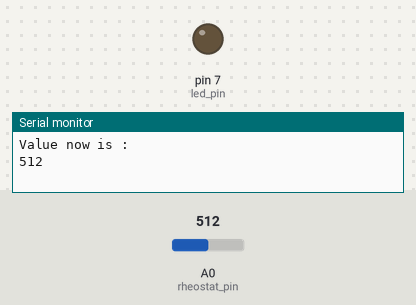
The sketch below on a simulated Arduino Uno, built with avr-gcc and run on an emulated ATmega328P. On the bench: output pins drawn as LEDs (lit = HIGH), the last lines printed to the serial monitor. Dashed ring = blinking. The inputs (shaded band) are chosen by the test bench; at power-on: A0 (rheostat_pin) = 512.

Above: at 1.2 s.
At 3.0 s:
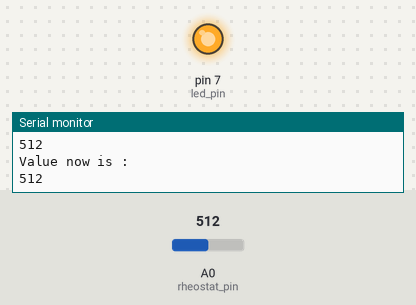
3.1 s: A0 (rheostat_pin) set to 122
6.6 s: A0 (rheostat_pin) set to 0
At 7.18 s:
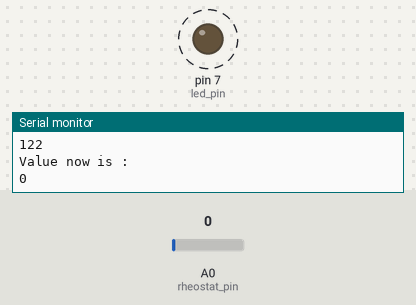
Timing chart, 0 to 16.1 s (numbered marks = the images above; inputs shaded):
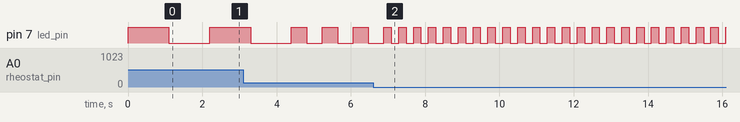

The sketch:

rheostat_ledspeed.ino
```cpp
int rheostat_pin = A0;
int led_pin = 7;
int value = 0;
int value_one = 0;

void setup() {
  // put your setup code here, to run once:
pinMode (led_pin, OUTPUT);
pinMode (rheostat_pin, INPUT);
Serial.begin (9600);
}

void loop() {
  // put your main code here, to run repeatedly:
Serial.println ("\nValue now is : \n");
value = analogRead (rheostat_pin);    //Here the int value stores the analog_reading of the rheostat.
Serial.print (value);     //prints out the anologue value of the rheostat.
value_one = map (value, 0,1023, 200,2000);    //adjusts the delay so that min value = 200 & max value = 2000
digitalWrite (led_pin, HIGH);
delay (value_one);
digitalWrite (led_pin, LOW);
delay (value_one);
}
```

Measured:
- after the input at 6.6 s, pin 7 (led_pin): alternates HIGH for 0.20 s and LOW for 0.20 s, starting after 0.49 s
- by itself, pin 7 (led_pin): repeats every 0.83 s: HIGH 0.41 s, LOW 0.41 s
